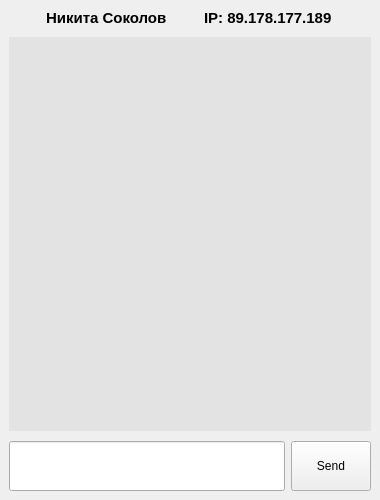
<?xml version="1.0" encoding="UTF-8"?>
<ui version="4.0">
 <class>MainWindow</class>
 <widget class="QMainWindow" name="MainWindow">
  <property name="geometry">
   <rect>
    <x>0</x>
    <y>0</y>
    <width>380</width>
    <height>500</height>
   </rect>
  </property>
  <property name="windowTitle">
   <string>MainWindow</string>
  </property>
  <widget class="QWidget" name="centralwidget">
   <layout class="QVBoxLayout" name="verticalLayout_2">
    <item>
     <layout class="QVBoxLayout" name="verticalLayout">
      <property name="spacing">
       <number>0</number>
      </property>
      <property name="sizeConstraint">
       <enum>QLayout::SetMaximumSize</enum>
      </property>
      <item>
       <layout class="QHBoxLayout" name="horizontalLayout_2">
        <item>
         <widget class="QLabel" name="label_4">
          <property name="sizePolicy">
           <sizepolicy hsizetype="Fixed" vsizetype="Fixed">
            <horstretch>0</horstretch>
            <verstretch>0</verstretch>
           </sizepolicy>
          </property>
          <property name="font">
           <font>
            <pointsize>11</pointsize>
            <weight>75</weight>
            <bold>true</bold>
           </font>
          </property>
          <property name="text">
           <string>Никита Соколов</string>
          </property>
         </widget>
        </item>
        <item>
         <widget class="QLabel" name="label">
          <property name="sizePolicy">
           <sizepolicy hsizetype="Fixed" vsizetype="Fixed">
            <horstretch>0</horstretch>
            <verstretch>0</verstretch>
           </sizepolicy>
          </property>
          <property name="font">
           <font>
            <pointsize>11</pointsize>
            <weight>75</weight>
            <bold>true</bold>
           </font>
          </property>
          <property name="text">
           <string>IP: 89.178.177.189</string>
          </property>
         </widget>
        </item>
       </layout>
      </item>
      <item>
       <spacer name="verticalSpacer_2">
        <property name="orientation">
         <enum>Qt::Vertical</enum>
        </property>
        <property name="sizeType">
         <enum>QSizePolicy::Fixed</enum>
        </property>
        <property name="sizeHint" stdset="0">
         <size>
          <width>20</width>
          <height>10</height>
         </size>
        </property>
       </spacer>
      </item>
      <item>
       <widget class="QLabel" name="label_3">
        <property name="sizePolicy">
         <sizepolicy hsizetype="MinimumExpanding" vsizetype="MinimumExpanding">
          <horstretch>0</horstretch>
          <verstretch>0</verstretch>
         </sizepolicy>
        </property>
        <property name="styleSheet">
         <string notr="true">background-color: rgb(227, 227, 227);</string>
        </property>
        <property name="text">
         <string/>
        </property>
       </widget>
      </item>
      <item>
       <spacer name="verticalSpacer">
        <property name="orientation">
         <enum>Qt::Vertical</enum>
        </property>
        <property name="sizeType">
         <enum>QSizePolicy::Fixed</enum>
        </property>
        <property name="sizeHint" stdset="0">
         <size>
          <width>20</width>
          <height>10</height>
         </size>
        </property>
       </spacer>
      </item>
      <item>
       <layout class="QHBoxLayout" name="horizontalLayout">
        <property name="spacing">
         <number>6</number>
        </property>
        <item>
         <widget class="QLineEdit" name="lineEdit">
          <property name="sizePolicy">
           <sizepolicy hsizetype="Minimum" vsizetype="Fixed">
            <horstretch>0</horstretch>
            <verstretch>0</verstretch>
           </sizepolicy>
          </property>
          <property name="minimumSize">
           <size>
            <width>0</width>
            <height>50</height>
           </size>
          </property>
         </widget>
        </item>
        <item>
         <widget class="QPushButton" name="pushButton">
          <property name="sizePolicy">
           <sizepolicy hsizetype="Fixed" vsizetype="Maximum">
            <horstretch>0</horstretch>
            <verstretch>0</verstretch>
           </sizepolicy>
          </property>
          <property name="minimumSize">
           <size>
            <width>0</width>
            <height>50</height>
           </size>
          </property>
          <property name="text">
           <string>Send</string>
          </property>
         </widget>
        </item>
       </layout>
      </item>
     </layout>
    </item>
   </layout>
   <zorder>lineEdit</zorder>
   <zorder>pushButton</zorder>
   <zorder>label_3</zorder>
   <zorder>label_2</zorder>
   <zorder>label</zorder>
   <zorder>label_4</zorder>
   <zorder></zorder>
  </widget>
 </widget>
 <resources/>
 <connections/>
</ui>
